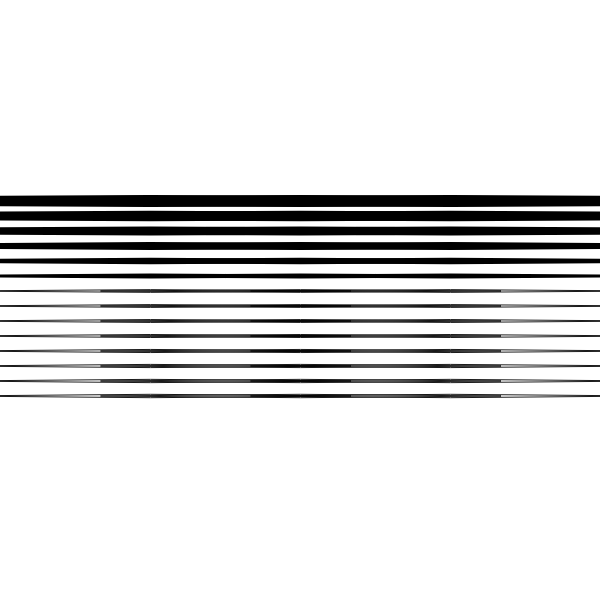
Frame 1 (no input)
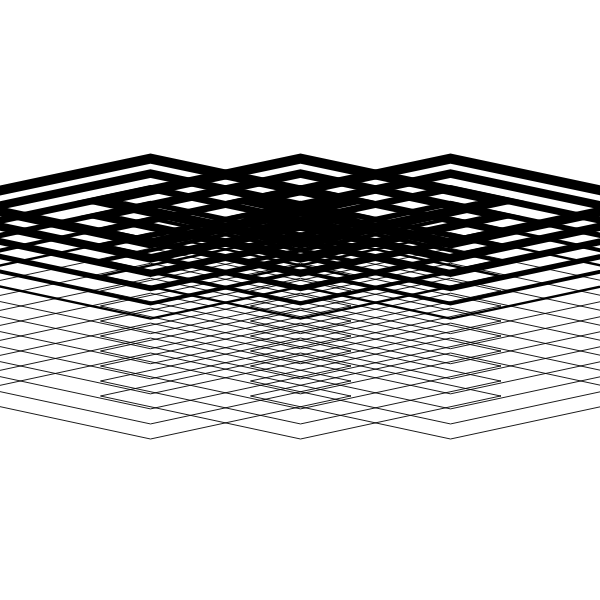
Frame 60 (no input)
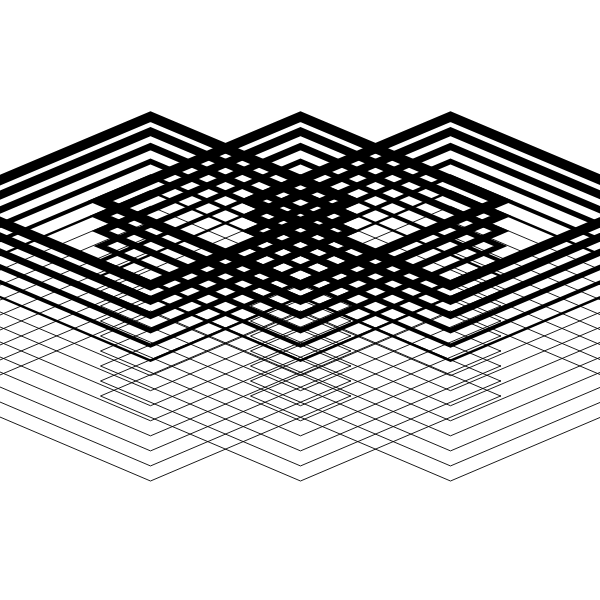
Frame 120 (the mouse pressed at the canvas centre since frame 60)

The p5.js sketch that drew these frames (run headless with seeded random() and noise() and a simulated clock; from frame 60 on, the mouse is pressed at the canvas centre):

// p5.js sketch
// ── sketch.js
let a = 1;
const b = 200;
const planeStep = 15;
const MARGIN = 200;
let unitSize, unitStep;

function setup() {
  createCanvas(600, 600);
  noFill();
  stroke(0);
  strokeWeight(10);
  angleMode(DEGREES);

  unitSize = 0;
  unitStep = 1;

}

function draw() {
  background(255);

  if (unitSize <= 0 || unitSize > width-MARGIN) {
    unitStep *= -1;
  }

  if (unitSize == 0) {
    unitSize += unitStep;
  }
  for (let i = 1; i <= height - MARGIN * 2; i += planeStep) {
    if(a<b){
      a += 0.05;
    }
    strokeWeight(10-i/10);

    planeDraw(width / 4 - unitSize / 2 + i % unitSize, MARGIN + i);
    planeDraw(width / 4 * 2 - unitSize / 2 + i % unitSize, MARGIN + i);
    planeDraw(width / 4 * 3 - unitSize / 2 + i % unitSize, MARGIN + i);
  }
}

function planeDraw(x, y) {
  push();
  translate(x, y);
  beginShape();
  vertex(b, 0);
  vertex(0, a);
  vertex(-b, 0);
  vertex(0, -a);
  endShape(CLOSE);
  pop();
}

function mouseDragged() {
  a *= 0.9;
}
